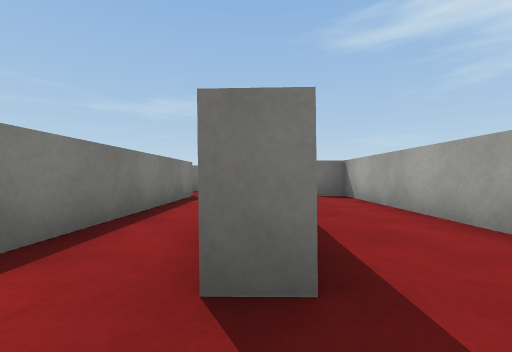
[1] (above)

17 first-person views from a walk through a 3-D level made in the Unity game engine. The camera is 0.51 m above the floor, looks level and sees 90° across. The floor is counted in squares, 1 m on a side. Each view is taken from the middle of a square. On the plan, view 1 faces up. The plan holds only what a view shows up to about 9 squares ahead; the rest is blank. The place goes on beyond the plan. The player is left out. Surface patterns are stand-ins for the level's own textures.

[2]
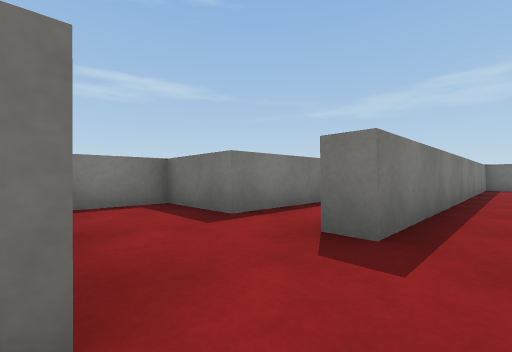

[3]
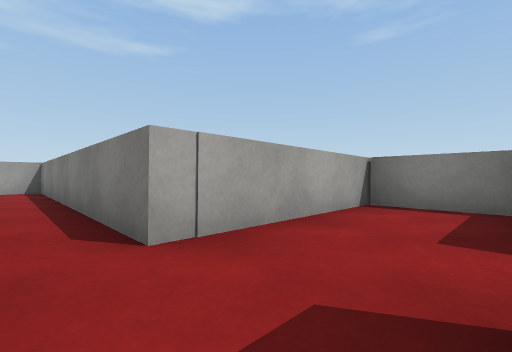

[4]
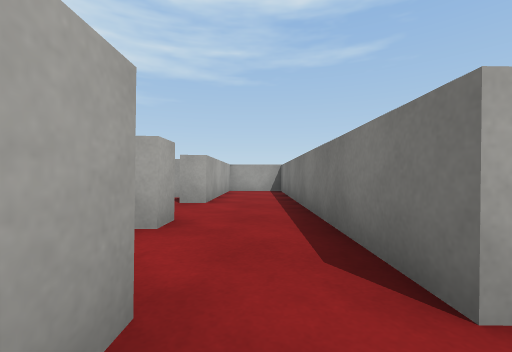

[5]
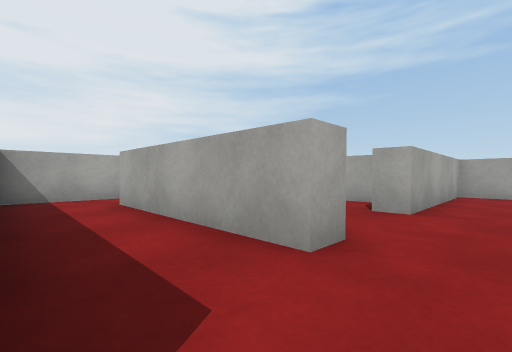

[6]
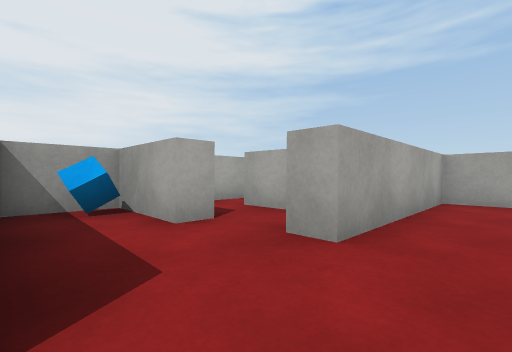

[7]
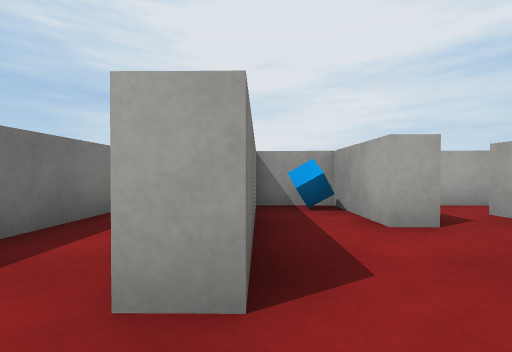

[8]
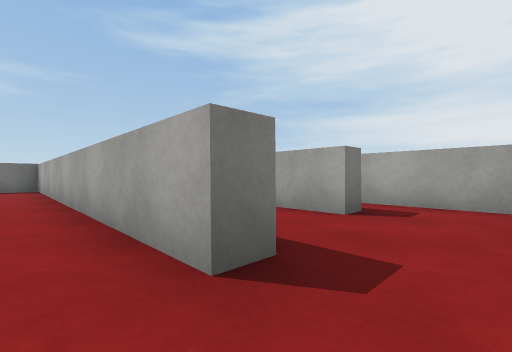

[9]
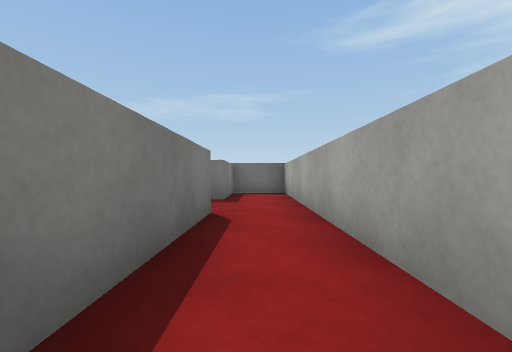

[10]
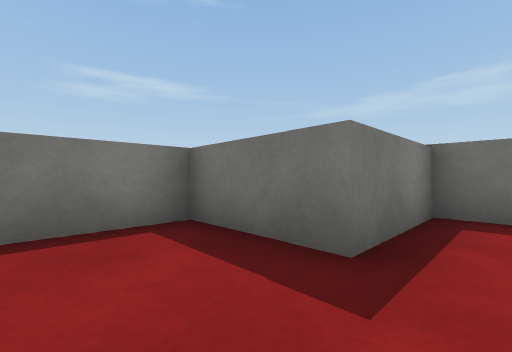

[11]
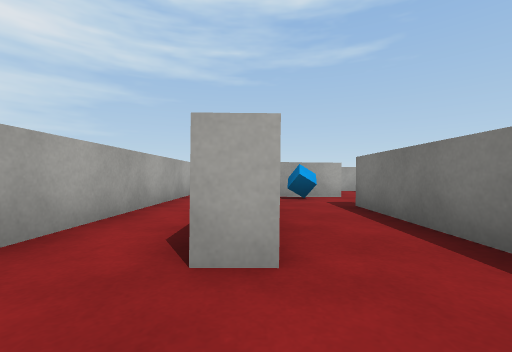

[12]
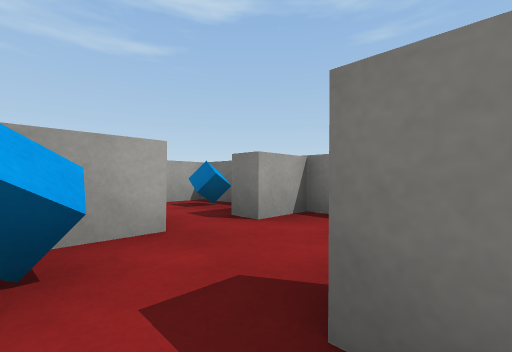

[13]
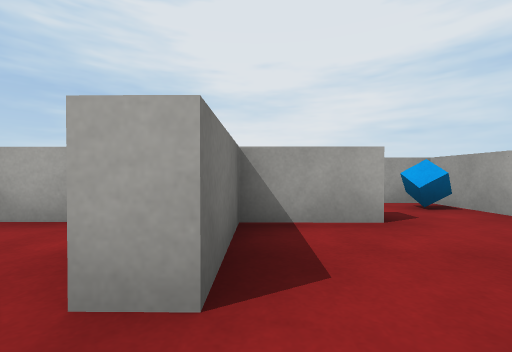

[14]
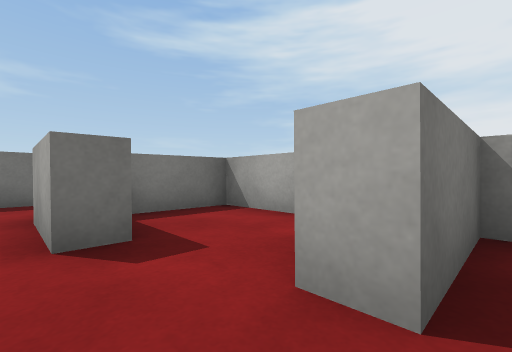

[15]
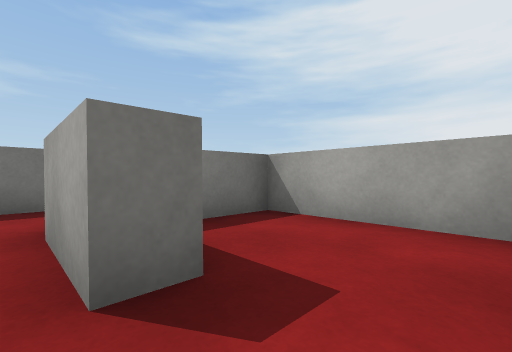

[16]
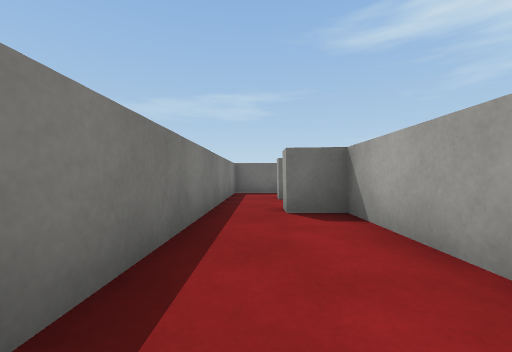

[17]
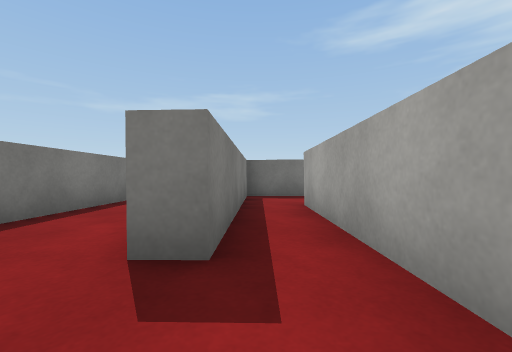

### Floor plan
Points are (right, up) in squares from view 1. A wall is a line through its corners. A room is listed if a view was taken in it or the views show most of it. See-through windows are left out.
Room 1 (views 1, 3, 4, 16)
walls: (2.2, 1.6) (2.3, 6.5) (1.5, 6.5); (0.4, 6.6) (0.3, 1.1) (-0.2, 1.1)
ways out: opening at (1, -1) to room 2; opening at (0, 0.5) to room 3; opening at (2, 0.5) to room 6; opening at (1, 7)
Room 2 (views 2, 5, 6, 7)
walls: (4.6, -1) (3, -0.9); (1.9, -3) (2, -2.5) (6, -2.5); (1.4, -0.9) (1.4, -0.4); (7.3, -3) (7.3, -1); (0.2, -0.9) (0.2, -3.6)
ways out: opening at (1, -1) to room 1; opening at (1, -3) to room 8
Room 3 (views 8, 9, 10, 11)
walls: (-2.2, 6.6) (-1.6, 6.6) (-1.7, 1.1) (-3.7, 1.1) (-3.8, -0.8) (0.2, -0.9); (-0.2, 1.1) (-0.1, 10.8) (-1.6, 10.8) (-1.6, 8.6) (-2.5, 8.6)
ways out: opening at (0, 0.5) to room 1; opening at (-2, 7.5) to room 4
Room 4 (view 12)
walls: (-4.2, 3.5) (-4.2, 5.2) (-6, 5.2); (-4.1, 1.7) (-2.2, 1.7) (-2.2, 2.6); (-6.1, 1.8) (-5.1, 1.8); (-2.5, 8.6) (-3.7, 8.6) (-3.7, 3.5)
ways out: opening at (-2, 7.5) to room 3; opening at (-6, 4)
objects: cube (-3, 2)
Room 5 (views 13, 14, 15)
walls: (-6, 5.2) (-6, 5.8); (-6.2, 7.1) (-6.8, 7.1); (-4.2, 5.9) (-4.2, 8.6) (-5.8, 8.6)
ways out: opening at (-7, 5)
Room 6 (view 17)
walls: (3.8, -0.1) (3.8, 4.6); (2.8, 6.5) (2.7, 1.5) (2.2, 1.6)
ways out: opening at (2, 0.5) to room 1
Room 7 (no view inside)
walls: (3.5, -4.9) (3.5, -4.3) (5.4, -4.4) (5.5, -3) (1.9, -3); (1.9, -4.8) (2.4, -4.8); (2.8, -6.1) (4.4, -6.1)
ways out: opening at (2, -4) to room 8
objects: cube (5, -4)
Room 8 (no view inside)
walls: (0.2, -3.6) (0.1, -8.8) (1.9, -8.8) (1.9, -4.8)
ways out: opening at (1, -3) to room 2; opening at (2, -4) to room 7

Positions as (right, up) in squares from view 1, and headings:
1: (0, 0), facing up
2: (1, -1), facing up-left
3: (1, 1), facing down-left
4: (1, 0), facing down
5: (1, -1), facing down-right
6: (1, -3), facing down-right
7: (1, -3), facing right
8: (-1, 0), facing up-right
9: (-1, 3), facing up
10: (-1, 7), facing up-left
11: (-2, 8), facing down
12: (-3, 4), facing down-left
13: (-7, 5), facing right
14: (-7, 5), facing up-right
15: (-7, 6), facing up-right
16: (1, 3), facing up
17: (3, 0), facing up
